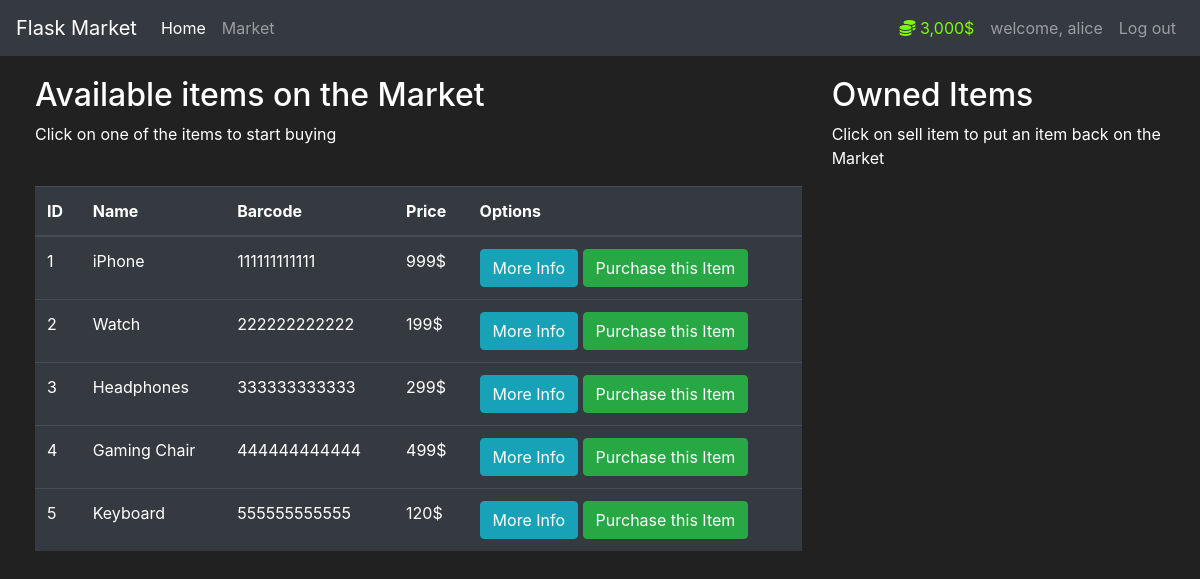
The app's page /market (signed in) with its own data.
### market/models.py (models this page shows, shortened)
class User(db.Model,UserMixin):
   id=db.Column(db.Integer(),primary_key=True)
   username=db.Column(db.String(length=30),nullable=False,unique=True)
   email_address=db.Column(db.String(length=50),nullable=False,unique=True)
   password_hash=db.Column(db.String(length=60),nullable=False)
   budget=db.Column(db.Integer(),nullable=False,default=15000,)
   items=db.relationship('Item',backref='owned_user',lazy=True)
   @property
   def prettier_budget(self):
      if(len(str(self.budget))>=4):
         return f'{str(self.budget)[:-3]},{str(self.budget)[-3:]}$'
      else:
         return f'{self.budget}$'
   @property
   def password(self):
      return self.password

class Item(db.Model):
   id= db.Column(db.Integer(), primary_key=True)
   name=db.Column(db.String(length=20),nullable=False,unique=True)
   price=db.Column(db.Integer(),nullable=False)
   barcode=db.Column(db.String(length=12),nullable=False,unique=True)
   description=db.Column(db.String(length=1024),nullable=False,unique=True)
   owner=db.Column(db.Integer(),db.ForeignKey('user.id'))

### market/routes.py (the view, shortened to what this page needs)
@app.route('/market',methods=["GET","POST"])
@login_required
def market_page():
   purchase_form=PurchaseItemForm()
   sell_item=SellItemForm()
   if request.method=="GET":
      items = Item.query.filter_by(owner=None).all()
      owned_items=Item.query.filter_by(owner=current_user.id).all()
      return render_template("market.html",items=items,purchase_form=purchase_form,owned_items=owned_items,selling_form=sell_item)

### market/models.py (called while the page is built)
@login_manager.user_loader
def load_user(user_id):
   return User.query.get(int(user_id))

### market/templates/market.html (shortened to what this page needs)
{% extends 'base.html' %}
{% block content %}
<div class="row" style="margin-top:20px; margin-left:20px">
   <div class="col-8">
       <h2>Available items on the Market</h2>
       <p>Click on one of the items to start buying</p>
       <br>
      <table class="table table-hover table-dark">
         <thead>
            <tr>
               <th scope="col">ID</th>
               <th scope="col">Name</th>
               <th scope="col">Barcode</th>
               <th scope="col">Price</th>
               <th scope="col">Options</th>
            </tr>
         </thead>
         <tbody>
            {% for item in items %}
            <tr>
               <td>{{ item.id }}</td>
               <td>{{ item.name }}</td>
               <td>{{ item.barcode }}</td>
               <td>{{ item.price }}$</td>
               <td>
                  <button class="btn btn-outline btn-info" data-toggle="modal" data-target="#Modal-MoreInfo-{{ item.id }}">More Info</button>
                  <button class="btn btn-outline btn-success" data-toggle="modal" data-target="#Modal-PurchaseConfirm-{{ item.id }}">Purchase this Item</button>
               </td>
            </tr>
            {% endfor %}
         </tbody>
      </table>
   </div>
   <div class="col-4">
        <h2>Owned Items</h2>
        <p>Click on sell item to put an item back on the Market</p>
        <br>
   </div>
</div>
    {% endblock %}

### market/templates/base.html (shortened to what this page needs)
<!doctype html>
<html lang="en">
   <head>
      <link rel="stylesheet" href="https://cdn.jsdelivr.net/npm/bootstrap@4.5.3/dist/css/bootstrap.min.css">
   </head>
   <body>
<nav class="navbar navbar-expand-md navbar-dark bg-dark">
      <a class="navbar-brand" href="#">Flask Market</a>
        <div class="collapse navbar-collapse" id="navbarNav">
            <ul class="navbar-nav mr-auto">
            <li class="nav-item active">
                <a class="nav-link" href="{{url_for('home_page')}}">Home <span class="sr-only">(current)</span></a>
            </li>
            <li class="nav-item">
                <a class="nav-link" href="{{url_for('market_page')}}">Market</a>
            </li>
        </ul>
        {% if current_user.is_authenticated %}
<ul class="navbar-nav">
  <li class="nav-item">
                <a class="nav-link" style="color:lawngreen; font-weight : bol">
                  <i class="fas fa-coins"></i>
                  {{current_user.prettier_budget}}
                </a>
            </li>
  <li class="nav-item">
                <a class="nav-link" >welcome, {{current_user.username}}</a>
            </li>
            <li class="nav-item">
                <a class="nav-link" href="{{url_for('logout_page')}}">Log out</a>
            </li>
            </ul>
        {%endif%}
      </div>
    </nav>
      {% block content %}
      {% endblock %}
   </body>
</html>

### market/templates/base.html (style rules this page uses)
body { background-color: #212121; color: white }

### records on screen
User: prettier_budget "3,000$", username "alice"
Item: id "1", name "iPhone", barcode "111111111111", price "999"
Item: id "2", name "Watch", barcode "222222222222", price "199"
Item: id "3", name "Headphones", barcode "333333333333", price "299"
Item: id "4", name "Gaming Chair", barcode "444444444444", price "499"
Item: id "5", name "Keyboard", barcode "555555555555", price "120"
